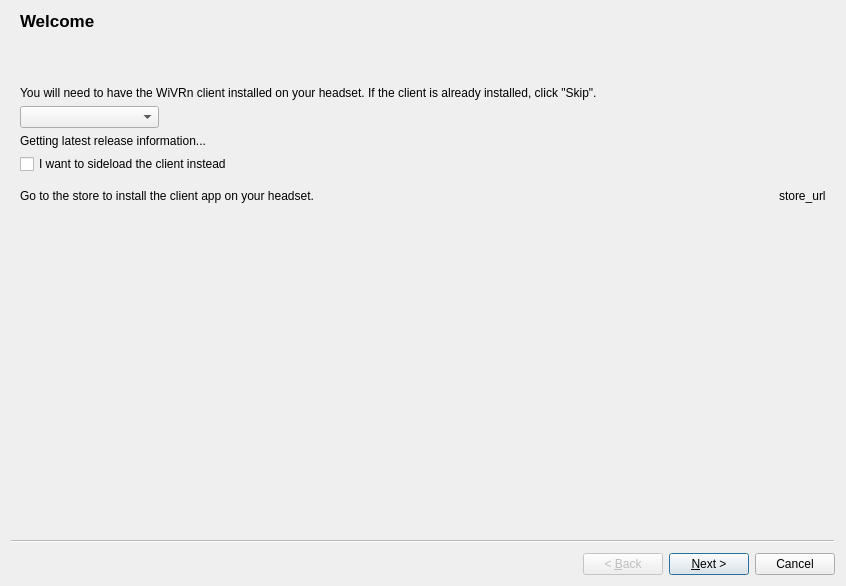
<?xml version="1.0" encoding="UTF-8"?>
<ui version="4.0">
 <class>Wizard</class>
 <widget class="QWizard" name="Wizard">
  <property name="geometry">
   <rect>
    <x>0</x>
    <y>0</y>
    <width>846</width>
    <height>586</height>
   </rect>
  </property>
  <property name="windowTitle">
   <string>Connection wizard</string>
  </property>
  <property name="modal">
   <bool>true</bool>
  </property>
  <widget class="QWizardPage" name="page_1_select_install_method">
   <property name="title">
    <string>Welcome</string>
   </property>
   <property name="subTitle">
    <string/>
   </property>
   <layout class="QVBoxLayout" name="verticalLayout_3">
    <item>
     <spacer name="verticalSpacer">
      <property name="orientation">
       <enum>Qt::Orientation::Vertical</enum>
      </property>
      <property name="sizeType">
       <enum>QSizePolicy::Policy::Fixed</enum>
      </property>
      <property name="sizeHint" stdset="0">
       <size>
        <width>20</width>
        <height>40</height>
       </size>
      </property>
     </spacer>
    </item>
    <item>
     <widget class="QLabel" name="label">
      <property name="text">
       <string>You will need to have the WiVRn client installed on your headset. If the client is already installed, click &quot;Skip&quot;.</string>
      </property>
      <property name="wordWrap">
       <bool>true</bool>
      </property>
     </widget>
    </item>
    <item>
     <layout class="QHBoxLayout" name="horizontalLayout">
      <item>
       <widget class="QComboBox" name="combo_hmd_model">
        <property name="currentIndex">
         <number>-1</number>
        </property>
        <property name="placeholderText">
         <string>Select your headset</string>
        </property>
       </widget>
      </item>
      <item>
       <spacer name="horizontalSpacer">
        <property name="orientation">
         <enum>Qt::Orientation::Horizontal</enum>
        </property>
        <property name="sizeHint" stdset="0">
         <size>
          <width>40</width>
          <height>20</height>
         </size>
        </property>
       </spacer>
      </item>
     </layout>
    </item>
    <item>
     <widget class="QLabel" name="label_release_info">
      <property name="text">
       <string>Getting latest release information...</string>
      </property>
      <property name="wordWrap">
       <bool>true</bool>
      </property>
      <property name="openExternalLinks">
       <bool>true</bool>
      </property>
     </widget>
    </item>
    <item>
     <widget class="QCheckBox" name="check_sideload">
      <property name="text">
       <string>I want to sideload the client instead</string>
      </property>
     </widget>
    </item>
    <item>
     <widget class="QWidget" name="widget_store" native="true">
      <layout class="QVBoxLayout" name="verticalLayout">
       <property name="leftMargin">
        <number>0</number>
       </property>
       <property name="rightMargin">
        <number>0</number>
       </property>
       <item>
        <layout class="QHBoxLayout" name="horizontalLayout_6" stretch="1,0">
         <item>
          <widget class="QLabel" name="label_store">
           <property name="text">
            <string>Go to the store to install the client app on your headset.</string>
           </property>
           <property name="wordWrap">
            <bool>true</bool>
           </property>
           <property name="openExternalLinks">
            <bool>true</bool>
           </property>
          </widget>
         </item>
         <item>
          <widget class="QLabel" name="label_store_url">
           <property name="text">
            <string notr="true">store_url</string>
           </property>
           <property name="textFormat">
            <enum>Qt::TextFormat::RichText</enum>
           </property>
           <property name="openExternalLinks">
            <bool>true</bool>
           </property>
          </widget>
         </item>
        </layout>
       </item>
      </layout>
     </widget>
    </item>
    <item>
     <spacer name="verticalSpacer_5">
      <property name="orientation">
       <enum>Qt::Orientation::Vertical</enum>
      </property>
      <property name="sizeHint" stdset="0">
       <size>
        <width>20</width>
        <height>40</height>
       </size>
      </property>
     </spacer>
    </item>
   </layout>
  </widget>
  <widget class="QWizardPage" name="page_2_sideload_download">
   <property name="title">
    <string>Downloading the WiVRn app</string>
   </property>
   <property name="subTitle">
    <string/>
   </property>
   <layout class="QVBoxLayout" name="verticalLayout_4">
    <item>
     <spacer name="verticalSpacer_8">
      <property name="orientation">
       <enum>Qt::Orientation::Vertical</enum>
      </property>
      <property name="sizeType">
       <enum>QSizePolicy::Policy::Fixed</enum>
      </property>
      <property name="sizeHint" stdset="0">
       <size>
        <width>20</width>
        <height>40</height>
       </size>
      </property>
     </spacer>
    </item>
    <item>
     <layout class="QHBoxLayout" name="horizontalLayout_3">
      <item>
       <widget class="QProgressBar" name="progress_download">
        <property name="value">
         <number>0</number>
        </property>
       </widget>
      </item>
      <item>
       <widget class="QPushButton" name="button_cancel_download">
        <property name="text">
         <string>Cancel</string>
        </property>
       </widget>
      </item>
     </layout>
    </item>
    <item>
     <widget class="QLabel" name="label_download_status">
      <property name="text">
       <string>Downloading</string>
      </property>
     </widget>
    </item>
    <item>
     <spacer name="verticalSpacer_9">
      <property name="orientation">
       <enum>Qt::Orientation::Vertical</enum>
      </property>
      <property name="sizeHint" stdset="0">
       <size>
        <width>20</width>
        <height>40</height>
       </size>
      </property>
     </spacer>
    </item>
   </layout>
  </widget>
  <widget class="QWizardPage" name="page_3_sideload_devmode">
   <property name="title">
    <string>Install the WiVRn app on your headset</string>
   </property>
   <property name="subTitle">
    <string/>
   </property>
   <layout class="QVBoxLayout" name="verticalLayout_2">
    <item>
     <spacer name="verticalSpacer_10">
      <property name="orientation">
       <enum>Qt::Orientation::Vertical</enum>
      </property>
      <property name="sizeType">
       <enum>QSizePolicy::Policy::Fixed</enum>
      </property>
      <property name="sizeHint" stdset="0">
       <size>
        <width>20</width>
        <height>40</height>
       </size>
      </property>
     </spacer>
    </item>
    <item>
     <layout class="QHBoxLayout" name="horizontalLayout_5" stretch="1,0">
      <item>
       <widget class="QLabel" name="label_7">
        <property name="text">
         <string>Make sure your headset is in developer mode to continue.</string>
        </property>
        <property name="wordWrap">
         <bool>true</bool>
        </property>
       </widget>
      </item>
      <item>
       <widget class="QLabel" name="label_devmode_url">
        <property name="text">
         <string notr="true">devmode_url</string>
        </property>
        <property name="textFormat">
         <enum>Qt::TextFormat::RichText</enum>
        </property>
        <property name="openExternalLinks">
         <bool>true</bool>
        </property>
       </widget>
      </item>
     </layout>
    </item>
    <item>
     <spacer name="verticalSpacer_12">
      <property name="orientation">
       <enum>Qt::Orientation::Vertical</enum>
      </property>
      <property name="sizeType">
       <enum>QSizePolicy::Policy::Fixed</enum>
      </property>
      <property name="sizeHint" stdset="0">
       <size>
        <width>20</width>
        <height>40</height>
       </size>
      </property>
     </spacer>
    </item>
    <item>
     <widget class="QLabel" name="label_device_detected">
      <property name="text">
       <string notr="true">label_device_detected</string>
      </property>
     </widget>
    </item>
    <item>
     <spacer name="verticalSpacer_2">
      <property name="orientation">
       <enum>Qt::Orientation::Vertical</enum>
      </property>
      <property name="sizeHint" stdset="0">
       <size>
        <width>20</width>
        <height>40</height>
       </size>
      </property>
     </spacer>
    </item>
   </layout>
  </widget>
  <widget class="QWizardPage" name="page_4_sideload_install">
   <property name="title">
    <string>Install the WiVRn app on your headset</string>
   </property>
   <layout class="QVBoxLayout" name="verticalLayout_7">
    <item>
     <spacer name="verticalSpacer_3">
      <property name="orientation">
       <enum>Qt::Orientation::Vertical</enum>
      </property>
      <property name="sizeType">
       <enum>QSizePolicy::Policy::Fixed</enum>
      </property>
      <property name="sizeHint" stdset="0">
       <size>
        <width>20</width>
        <height>40</height>
       </size>
      </property>
     </spacer>
    </item>
    <item>
     <widget class="QLabel" name="label_2">
      <property name="text">
       <string>Installing...</string>
      </property>
     </widget>
    </item>
    <item>
     <widget class="QPlainTextEdit" name="adb_install_logs">
      <property name="font">
       <font>
        <family>Noto Sans Mono</family>
       </font>
      </property>
      <property name="readOnly">
       <bool>true</bool>
      </property>
      <property name="plainText">
       <string notr="true"/>
      </property>
     </widget>
    </item>
   </layout>
  </widget>
  <widget class="QWizardPage" name="page_5_connect_hmd">
   <property name="title">
    <string>Start the WiVRn app and connect to this computer</string>
   </property>
   <property name="subTitle">
    <string/>
   </property>
   <layout class="QVBoxLayout" name="verticalLayout_9">
    <item>
     <spacer name="verticalSpacer_14">
      <property name="orientation">
       <enum>Qt::Orientation::Vertical</enum>
      </property>
      <property name="sizeType">
       <enum>QSizePolicy::Policy::Fixed</enum>
      </property>
      <property name="sizeHint" stdset="0">
       <size>
        <width>20</width>
        <height>40</height>
       </size>
      </property>
     </spacer>
    </item>
    <item>
     <widget class="QLabel" name="label_client_status">
      <property name="text">
       <string notr="true">client_status</string>
      </property>
      <property name="wordWrap">
       <bool>true</bool>
      </property>
     </widget>
    </item>
    <item>
     <spacer name="verticalSpacer_18">
      <property name="orientation">
       <enum>Qt::Orientation::Vertical</enum>
      </property>
      <property name="sizeType">
       <enum>QSizePolicy::Policy::Fixed</enum>
      </property>
      <property name="sizeHint" stdset="0">
       <size>
        <width>20</width>
        <height>40</height>
       </size>
      </property>
     </spacer>
    </item>
    <item>
     <widget class="QWidget" name="widget_troubleshoot" native="true">
      <layout class="QVBoxLayout" name="verticalLayout_5">
       <property name="leftMargin">
        <number>0</number>
       </property>
       <property name="rightMargin">
        <number>0</number>
       </property>
       <item>
        <widget class="QLabel" name="label_how_to_connect">
         <property name="text">
          <string notr="true">connect_to_this_server</string>
         </property>
        </widget>
       </item>
       <item>
        <widget class="QLabel" name="label_10">
         <property name="text">
          <string>If the server is not visible or the connection fails, check that port 5353 (UDP) and 9757 (TCP and UDP) are open in your firewall.</string>
         </property>
         <property name="wordWrap">
          <bool>true</bool>
         </property>
        </widget>
       </item>
      </layout>
     </widget>
    </item>
    <item>
     <spacer name="verticalSpacer_15">
      <property name="orientation">
       <enum>Qt::Orientation::Vertical</enum>
      </property>
      <property name="sizeHint" stdset="0">
       <size>
        <width>20</width>
        <height>40</height>
       </size>
      </property>
     </spacer>
    </item>
   </layout>
  </widget>
  <widget class="QWizardPage" name="page_6_start_game">
   <property name="title">
    <string>Finished</string>
   </property>
   <property name="subTitle">
    <string/>
   </property>
   <layout class="QVBoxLayout" name="verticalLayout_6">
    <item>
     <spacer name="verticalSpacer_16">
      <property name="orientation">
       <enum>Qt::Orientation::Vertical</enum>
      </property>
      <property name="sizeType">
       <enum>QSizePolicy::Policy::Fixed</enum>
      </property>
      <property name="sizeHint" stdset="0">
       <size>
        <width>20</width>
        <height>40</height>
       </size>
      </property>
     </spacer>
    </item>
    <item>
     <widget class="QLabel" name="label_11">
      <property name="text">
       <string>You can now start an OpenXR application on this computer.</string>
      </property>
     </widget>
    </item>
    <item>
     <widget class="QLabel" name="label_12">
      <property name="text">
       <string>For Steam games, set the launch options to:</string>
      </property>
      <property name="textFormat">
       <enum>Qt::TextFormat::PlainText</enum>
      </property>
      <property name="wordWrap">
       <bool>true</bool>
      </property>
      <property name="textInteractionFlags">
       <set>Qt::TextInteractionFlag::NoTextInteraction</set>
      </property>
     </widget>
    </item>
    <item>
     <layout class="QHBoxLayout" name="horizontalLayout_4" stretch="0,1">
      <item>
       <widget class="QPushButton" name="copy_steam_command">
        <property name="toolTip">
         <string>Copy to clipboard</string>
        </property>
        <property name="text">
         <string/>
        </property>
        <property name="icon">
         <iconset theme="edit-copy-symbolic"/>
        </property>
       </widget>
      </item>
      <item>
       <widget class="QLabel" name="label_steam_command">
        <property name="cursor">
         <cursorShape>IBeamCursor</cursorShape>
        </property>
        <property name="text">
         <string notr="true">steam_command</string>
        </property>
        <property name="textInteractionFlags">
         <set>Qt::TextInteractionFlag::NoTextInteraction</set>
        </property>
       </widget>
      </item>
     </layout>
    </item>
    <item>
     <spacer name="verticalSpacer_17">
      <property name="orientation">
       <enum>Qt::Orientation::Vertical</enum>
      </property>
      <property name="sizeHint" stdset="0">
       <size>
        <width>20</width>
        <height>40</height>
       </size>
      </property>
     </spacer>
    </item>
   </layout>
  </widget>
 </widget>
 <resources/>
 <connections/>
</ui>
